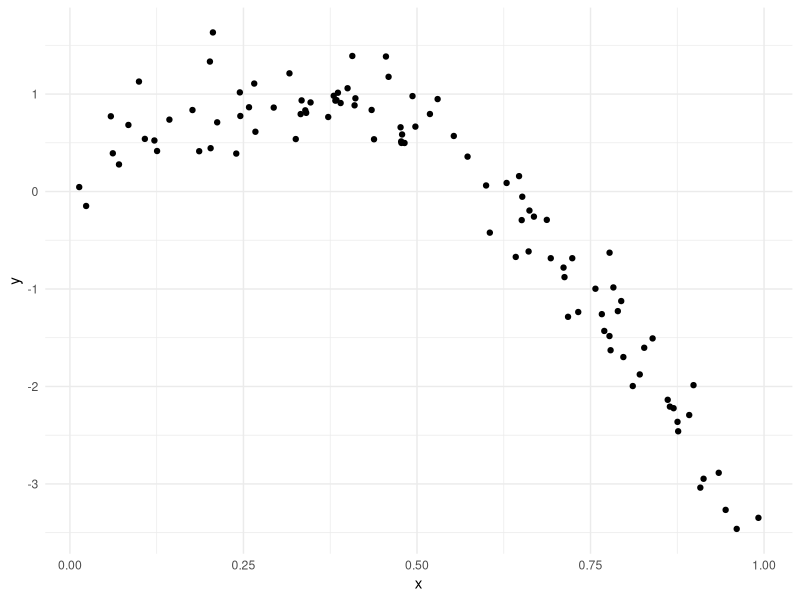
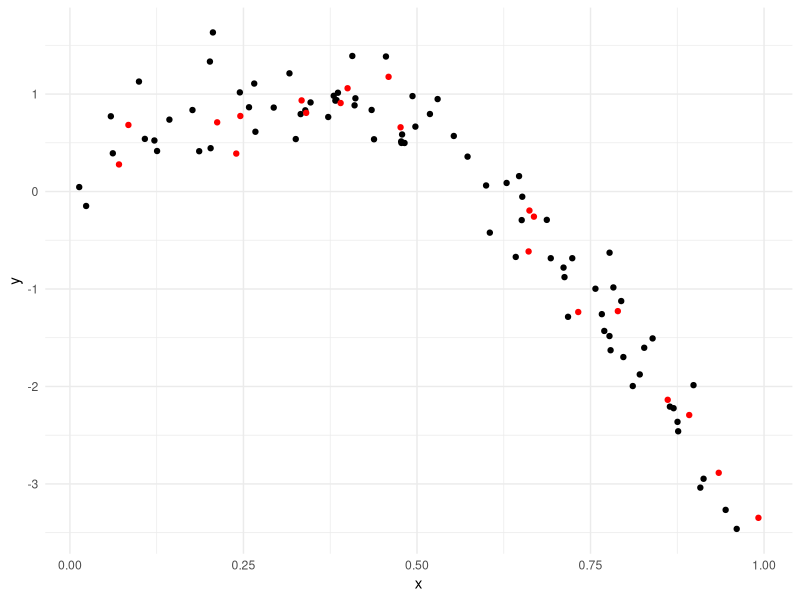
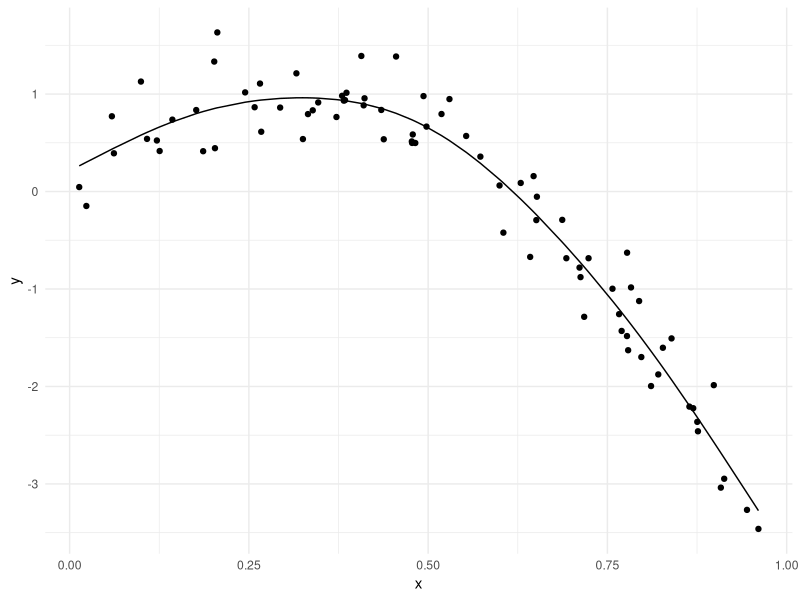
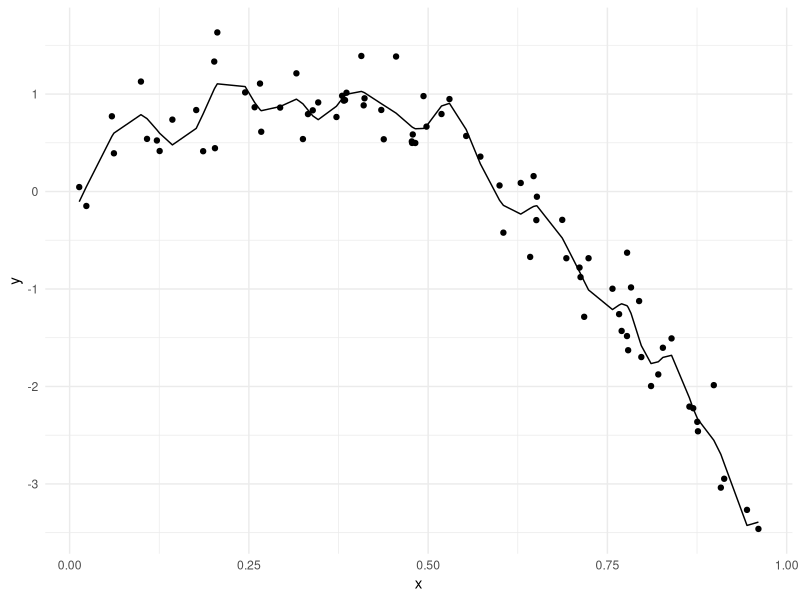
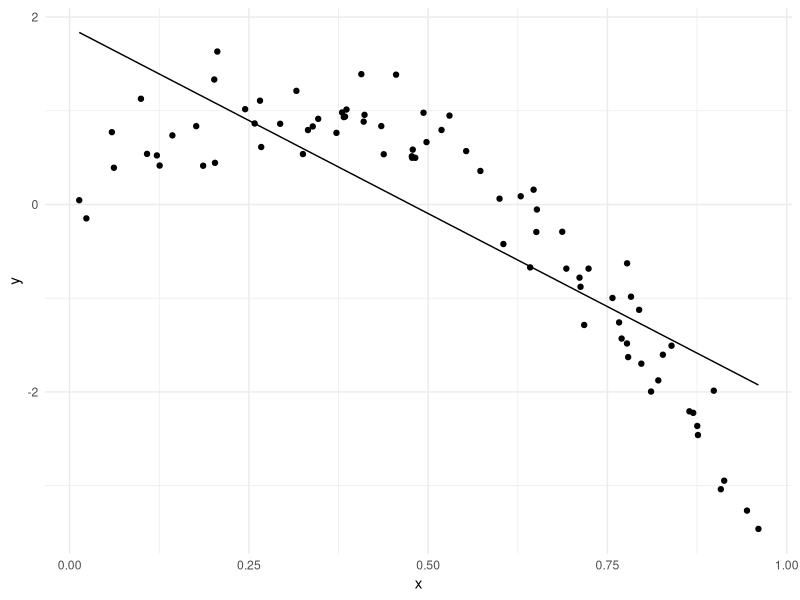
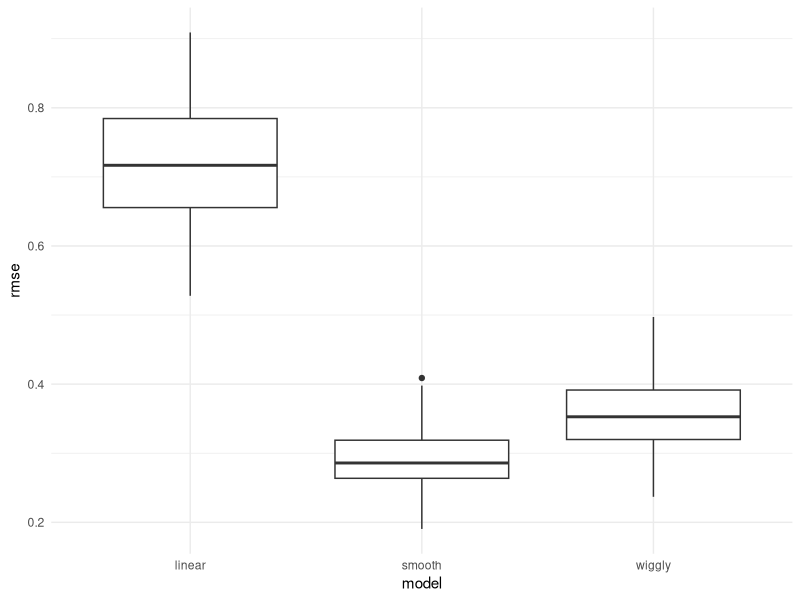

Generate these figures, in order, with R:
## ---- chunk 1
library(tidyverse)
library(viridis)

library(modelr)
library(mgcv)

knitr::opts_chunk$set(
  fig.width = 6,
  fig.asp = .6,
  out.width = "90%"
)

theme_set(theme_minimal() + theme(legend.position = "bottom"))

options(
  ggplot2.continuous.colour = "viridis",
  ggplot2.continuous.fill = "viridis"
)

scale_colour_discrete = scale_colour_viridis_d
scale_fill_discrete = scale_fill_viridis_d
## ---- chunk 2
set.seed(1)

nonlin_df = 
  tibble(
    id = 1:100,
    x = runif(100, 0, 1),
    y = 1 - 10 * (x - .3) ^ 2 + rnorm(100, 0, .3)
  )

nonlin_df %>% 
  ggplot(aes(x = x, y = y)) + 
  geom_point()
## ---- chunk 3
train_df = sample_n(nonlin_df, 80)
test_df = anti_join(nonlin_df, train_df, by = "id")

ggplot(train_df, aes(x = x, y = y)) +
  geom_point() + 
  geom_point(data = test_df, color = "red")
## ---- chunk 4
linear_mod = lm(y ~ x, data = train_df)
smooth_mod = mgcv::gam(y ~s(x), data = train_df)
wiggly_mod = mgcv::gam(y ~s(x, k = 30), sp = 10e-6, data = train_df)
## ---- chunk 5
train_df %>% 
  add_predictions(smooth_mod) %>% 
  ggplot(aes(x = x, y = y)) +
  geom_point() +
  geom_line(aes(y = pred))

train_df %>% 
  add_predictions(wiggly_mod) %>% 
  ggplot(aes(x = x, y = y)) +
  geom_point() +
  geom_line(aes(y = pred))

train_df %>% 
  add_predictions(linear_mod) %>% 
  ggplot(aes(x = x, y = y)) +
  geom_point() +
  geom_line(aes(y = pred))
## ---- chunk 6
rmse(linear_mod, test_df)
rmse(smooth_mod, test_df)
rmse(wiggly_mod, test_df)
## ---- chunk 7
cv_df = 
  crossv_mc(nonlin_df, 100) %>% 
  mutate(
    train = map(train, as_tibble),
    test = map(test, as_tibble)
  )

## ---- chunk 8
cv_df %>% 
  mutate(
    linear_mod = map(.x = train, ~lm(y~x, data = .x))
  ) %>% 
  mutate(
    rmse_linear = map2_dbl(.x = linear_mod, .y = test, ~rmse(model = .x, data = .y))
  )
## ---- chunk 9
cv_df = 
  cv_df %>% 
  mutate(
    linear_mod = map(.x = train, ~lm(y~x, data = .x)),
    smooth_mod = map(.x = train, ~gam(y ~s(x), data = .x)),
    wiggly_mod = map(.x = train, ~gam(y ~s(x, k = 30), sp = 10e-6, data = .x))
  ) %>% 
  mutate(
    rmse_linear = map2_dbl(.x = linear_mod, .y = test, ~rmse(model = .x, data = .y)),
    rmse_smooth = map2_dbl(.x = smooth_mod, .y = test, ~rmse(model = .x, data = .y)),
    rmse_wiggly = map2_dbl(.x = wiggly_mod, .y = test, ~rmse(model = .x, data = .y))
  )
## ---- chunk 10
cv_df %>% 
  select(.id, starts_with("rmse")) %>% 
  pivot_longer(
    rmse_linear:rmse_wiggly,
    names_to = "model",
    values_to = "rmse",
    names_prefix = "rmse_"
  ) %>% 
  ggplot(aes(x = model, y = rmse)) +
  geom_boxplot()
